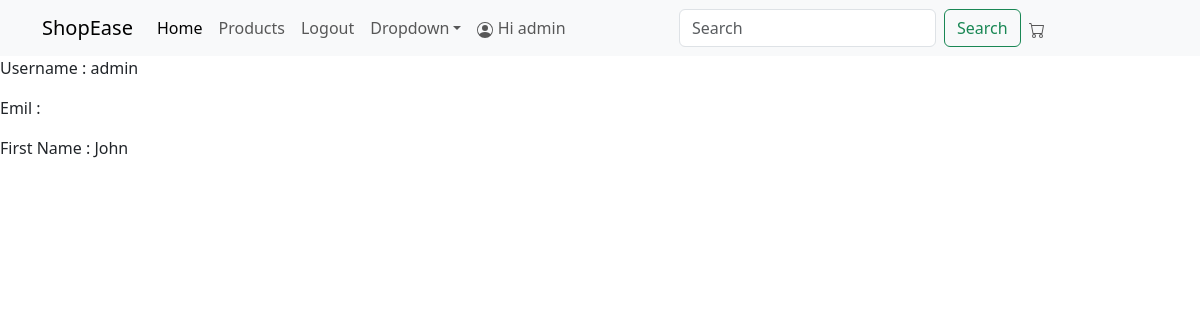
Page /account/user/profile/ (signed in) on the committed database.
### account/models.py (models this page shows, shortened)
class User(AbstractUser):         # login Register    Pass hashing
    USER_TYPE_CHOICES = (
        ('customer', 'Customer'),
        ('supplier', 'Supplier'),
    )
    user_type = models.CharField(max_length=10, choices=USER_TYPE_CHOICES)

### account/views.py (the view)
# urls.py: path('user/profile/',user_profile,name='user_profile')
@login_required
def user_profile(request):
    user = request.user
    context = {
        'user':user
    }
    return render(request,'account/profile.html',context=context)

### account/templates/account/profile.html
{% extends 'base.html' %}
{% block main %}
    <p>Username : {{user.username}}</p>
    <p>Emil : {{user.email}}</p>
    <p>First Name : {{user.first_name |default:"John"}}</p>
{% endblock main %}

### templates/base.html (shortened to what this page needs)
{% load static %}
<!DOCTYPE html>
<html lang="en">
  <head>
    <link
      href="https://cdn.jsdelivr.net/npm/bootstrap@5.3.2/dist/css/bootstrap.min.css"
      rel="stylesheet"
    />
  </head>
  <body>
    <header>
      {% block nav %}
      <nav class="navbar navbar-expand-sm navbar-light bg-light">
        <div class="container">
          <a class="navbar-brand" href="/">ShopEase</a>
          <div class="collapse navbar-collapse" id="collapsibleNavId">
            <ul class="navbar-nav me-auto mt-2 mt-lg-0">
              <li class="nav-item">
                <a class="nav-link active" href="/" aria-current="page"
                  >Home <span class="visually-hidden">(current)</span></a
                >
              </li>
              <li class="nav-item">
                <a class="nav-link" href="/inventory/product-list/">Products</a>
              </li>
              {% if request.user.is_authenticated %}
              <li class="nav-item">
                <a class="nav-link" href="/account/logout/">Logout</a>
              </li>
              {% endif %}
              <li class="nav-item dropdown">
                <a
                  class="nav-link dropdown-toggle"
                  href="#"
                  id="dropdownId"
                  data-bs-toggle="dropdown"
                  aria-haspopup="true"
                  aria-expanded="false"
                  >Dropdown</a
                >
                {% if request.user.is_authenticated %}
                <li class = "nav-item">
                  <a  class="nav-link"  href="/account/user/profile/">
                    Hi {{ request.user.username }}
                  </a>
                </li>
                {% endif %}
              </li>
            </ul>
            <form class="d-flex my-2 my-lg-0">
              <input
                class="form-control me-sm-2"
                type="text"
                placeholder="Search"
              />
              <button
                class="btn btn-outline-success my-2 my-sm-0"
                type="submit"
              >
                Search
              </button>
            </form>
            <ul class="navbar-nav me-auto mt-2 mt-lg-0">
              <li class="nav-item">
                <a href="/cart/show-cart/" class="nav-link">
                </a>
              </li>
            </ul>
          </div>
        </div>
      </nav>
      {% endblock nav %}
    </header>
    <main>
      {% block main %}{% endblock main %}
    </main>
  </body>
</html>

### rows in the picture
User: user.username "admin", username "admin", first_name "John"
